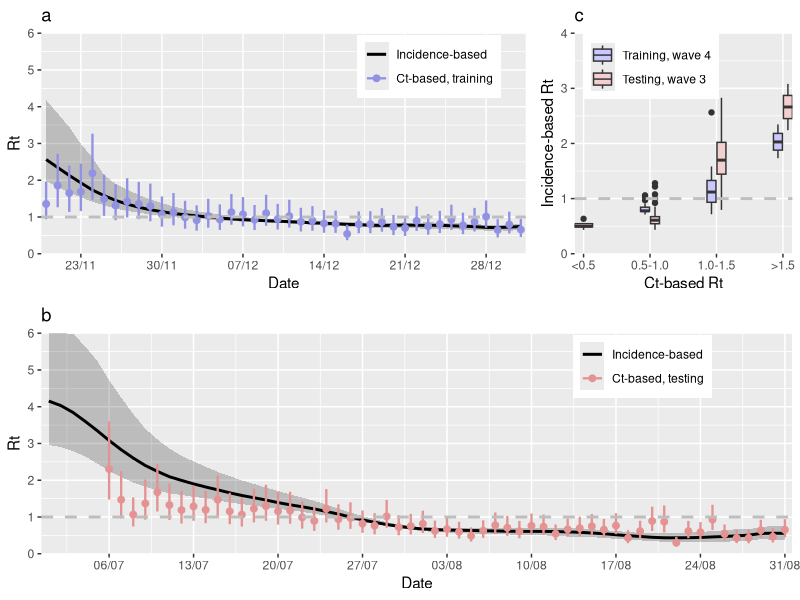

Write the R code that produced this figure.
#------------
# reverse validation
# ED.Fig 4 in paper
#------------
#
# load packages
require(ggplot2)
library(tidyverse)
library(pROC)
library(gridExtra)
require(e1071)
#
######################################################
## data_daily_all: daily case counts/sample counts, incidence-based Rt; 
##                 daily Ct mean, median and skewness (imputed)
##                 subset of the "Figure 1" data in source data file
#######################################################
#
# read in "data_daily_all.csv"
daily.linelist <- read.csv("data_daily_all.csv",as.is=T)
#
# functions set for plotting 
predPlot = function(ct, period, panel){
        
        y.max = 6
        
        if(period == 'training') {
                data_used = ct %>%
                        filter(training == 1)
                dates = range(data_used$date)
        }
        
        if(period == 'testing') {
                data_used = ct %>%
                        filter(testing == 1)
                dates = range(data_used$date)
        }
        
        p = ggplot(data = data_used %>%
                           mutate(upr = ifelse(upr > y.max, y.max, upr))) +
                
                geom_polygon(data = tibble(
                        date_new = c(data_used$date, 
                                     rev(data_used$date)),
                        y_new = c(data_used$local.rt.lower,
                                  rev(data_used$local.rt.upper))) %>%
                                mutate(y_new = ifelse(y_new > y.max, y.max, y_new)),
                        aes(x = date_new,
                            y = y_new,
                            fill = 'empirical'),
                        color = NA,
                        alpha = 0.2) +
                
                geom_line(aes(x = date,
                              y = local.rt.mean,
                              color = 'empirical'),
                          size = 1) +
                
                geom_point(aes(x = date,
                               y = fit,
                               color = 'predicted'),
                           size = 2) +
                
                geom_segment(aes(x = date,
                                 y = lwr,
                                 xend = date,
                                 yend = upr,
                                 color = 'predicted'),
                             size = 0.8) +
                
                scale_y_continuous(name = 'Rt',
                                   limits = c(0, y.max),
                                   expand = c(0, 0),
                                   breaks = seq(0, y.max, 1)) +
                scale_x_date(name = 'Date',
                             limits = dates,
                             date_breaks = "1 week", 
                             date_labels = "%d/%m",
                             expand = c(0.01, 0.01))  +
                
                geom_hline(yintercept = 1,
                           linetype = 'dashed',
                           size = 1,
                           color = 'grey') +
                
                theme(legend.position = c(0.8, 0.85),
                      legend.title = element_text(size = 16, face = 'bold')) +
                labs(title = panel)
        
        if(period == 'training'){
                
                p = p +
                        scale_fill_manual(name = NULL,
                                          values = c(empirical = 'black',
                                                     predicted = '#9292e4'),
                                          labels = c('Incidence-based', 'Ct-based, training'), 
                                          guide = "none") +
                        scale_color_manual(name = NULL,
                                           values = c(empirical = 'black',
                                                      predicted = '#9292e4'),
                                           labels = c('Incidence-based', 'Ct-based, training'))
                
        }
        
        if(period == 'testing'){
                
                p = p +
                        scale_fill_manual(name = NULL,
                                          values = c(empirical = 'black',
                                                     predicted = '#e49292'),
                                          labels = c('Incidence-based', 'Ct-based, testing'), 
                                          guide = "none") +
                        scale_color_manual(name = NULL,
                                           values = c(empirical = 'black',
                                                      predicted = '#e49292'),
                                           labels = c('Incidence-based', 'Ct-based, testing'))
                
        }
        
        p
        
}
#
predBoxPlot = function(ct, panel){
        
        data_used = ct %>%
                filter(training == 1 | testing == 1) %>%
                filter(!is.na(fit)) %>%
                mutate(
                        pred_rt_cat = factor(cut(fit,
                                                 c(-1, 0.5, 1, 1.5, 10))),
                        group = factor(ifelse(training == 1,
                                              'Training, wave 4',
                                              'Testing, wave 3'),
                                       levels = c('Training, wave 4',
                                                  'Testing, wave 3'))
                )
        
        ggplot(data = data_used) +
                geom_boxplot(aes(
                        x = pred_rt_cat,
                        y = local.rt.mean,
                        fill = group),
                        width = 0.3) +
                geom_hline(yintercept = 1,
                           linetype = 'dashed',
                           size = 1,
                           color = 'grey') +
                scale_y_continuous(name = 'Incidence-based Rt',
                                   limits = c(0, 4),
                                   breaks = seq(0, 4, 1),
                                   expand = c(0, 0)) +
                scale_x_discrete(name = 'Ct-based Rt',
                                 expand = c(0.01, 0.01),
                                 labels = c('<0.5', '0.5-1.0', '1.0-1.5', '>1.5')) +
                scale_fill_manual(name = '',
                                  values = c('#c9c9ff', '#f3cfcf')) +
                theme(legend.position = c(0.35, 0.9)) +
                labs(title = panel)
}
#
#-------
date_max <- as.Date("2021-03-31")
daily.linelist$date <- as.Date(daily.linelist$date)

ct.rt2 = daily.linelist %>%
        mutate(training = ifelse(date >= as.Date('2020-11-20') &
                                         date <= as.Date('2020-12-31'),
                                 1,
                                 0),
               testing = ifelse(date >= as.Date('2020-07-01') &
                                        date <= as.Date('2020-08-31'),
                                1,
                                0)
        ) %>%
        filter(date >= as.Date('2020-07-01') &
                       date <= date_max)

m = lm(log(local.rt.mean) ~ mean + skewness.imputed, 
       data = ct.rt2[ct.rt2$training == 1, ])

pred = predict(m, newdata = ct.rt2, interval = 'prediction')

ct.rt2 = cbind(ct.rt2, exp(pred))


p = grid.arrange(
        grobs = list(
                predPlot(ct.rt2, 'training', 'a'),
                predBoxPlot(ct.rt2, 'c'),
                predPlot(ct.rt2, 'testing', 'b')),
        widths = c(2, 1),
        heights = c(1, 1),
        layout_matrix = rbind(c(1, 2),
                              c(3, 3))
)
## export results 
ggsave('ED_Fig_4.pdf',p,width = 12, height = 8)
##
#####

## end of script

#####
